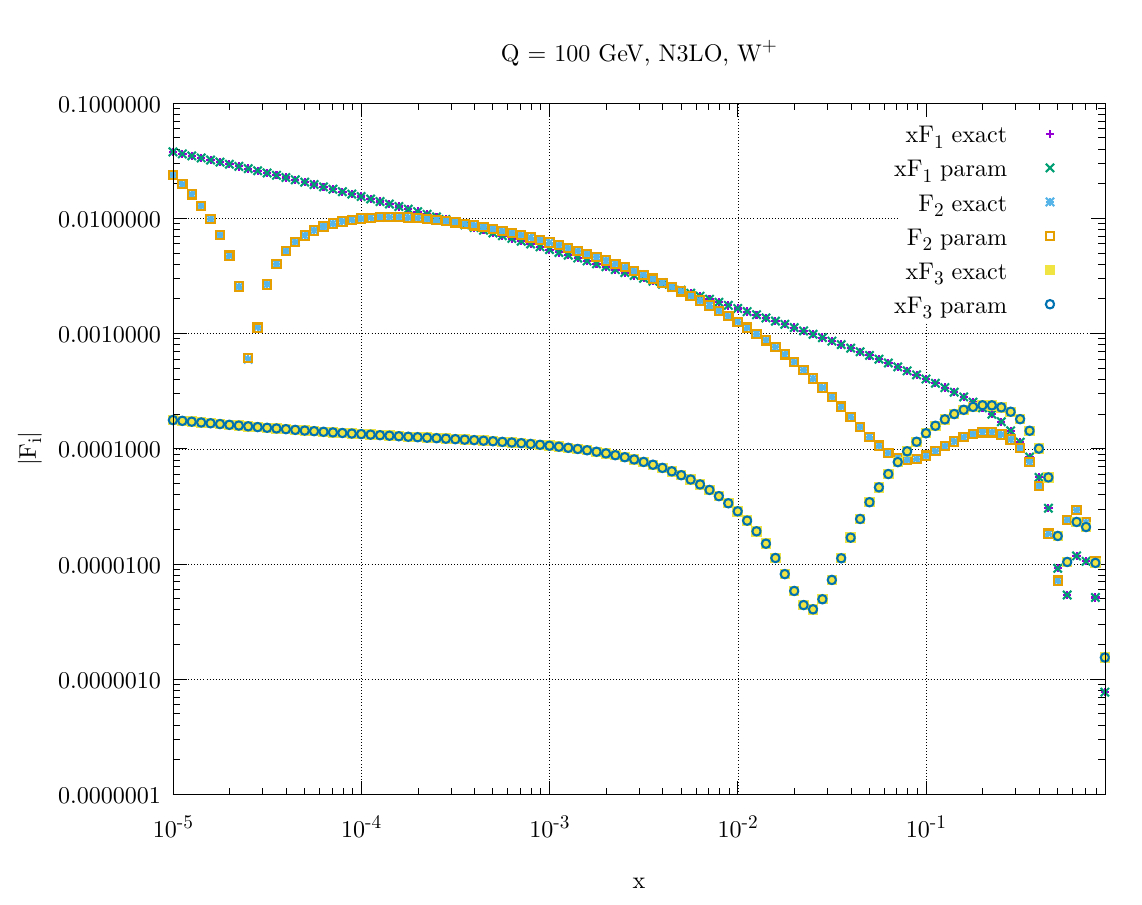

The gnuplot source for this figure:
set terminal pdf enhanced font "Latin Modern Roman,26" size 29cm,23cm
set datafile fortran

set output 'param_vs_exact_paramNS_structure_functions.pdf'
set macros

#linetype 1,  linecolor rgb "dark-violet"  linewidth 1.000 dashtype solid pointtype 1 pointsize default
#linetype 2,  linecolor rgb "#009e73"  linewidth 1.000 dashtype solid pointtype 2 pointsize default
#linetype 3,  linecolor rgb "#56b4e9"  linewidth 1.000 dashtype solid pointtype 3 pointsize default
#linetype 4,  linecolor rgb "#e69f00"  linewidth 1.000 dashtype solid pointtype 4 pointsize default
#linetype 5,  linecolor rgb "#f0e442"  linewidth 1.000 dashtype solid pointtype 5 pointsize default
#linetype 6,  linecolor rgb "#0072b2"  linewidth 1.000 dashtype solid pointtype 6 pointsize default
#linetype 7,  linecolor rgb "#e51e10"  linewidth 1.000 dashtype solid pointtype 7 pointsize default
#linetype 8,  linecolor rgb "black" 

#exact='exact_structure_functions_full_exact_tiny_1d-10.dat'
param='param_structure_functions.dat'
exact='exact_structure_functions_paramNS.dat'

exactparam='<paste '.exact.' '.param

reset
set mxtics
set mytics
set grid
set log x
set log y
set format x "10^{%T}"
ii=1

set key top right

set title 'Q = 100 GeV, N3LO, W^+'
set ylabel '|F_i|'
set xlabel 'x'

plot exact i 0 u 1:($1*abs($8)) lw 3 title 'xF_1 exact',\
     param i 0 u 1:($1*abs($8)) lw 3 title 'xF_1 param',\
     exact i 1 u 1:(abs($8)) lw 3 title    'F_2 exact',\
     param i 1 u 1:(abs($8)) lw 3 title    'F_2 param',\
     exact i 2 u 1:($1*abs($8)) lw 3 title 'xF_3 exact',\
     param i 2 u 1:($1*abs($8)) lw 3 title 'xF_3 param'

reset
set mxtics
set mytics
set grid
set log x
!set log y
set format x "10^{%T}"
ii=1

set key top right

set title 'Q = 100 GeV, N3LO, W^+'
set ylabel 'param/exact'
set xlabel 'x'

set yrange [0.6:1.4]

plot 1 lw 2 lc rgb 'black' notitle,\
     exactparam i 0 u 1:($21/$8) lw 3 title 'F1',\
     exactparam i 1 u 1:($21/$8) lw 3 title 'F2',\
     exactparam i 2 u 1:($21/$8) lw 3 title 'F3'

reset
set mxtics
set mytics
set grid
set log x
!set log y
set format x "10^{%T}"
ii=1

set key top right

set title 'Q = 100 GeV, LO+NLO+NNLO+N3LO, W^+'
set ylabel 'param/exact'
set xlabel 'x'

set yrange [0.9999:1.0001]

plot 1 lw 2 lc rgb 'black' notitle,\
     exactparam i 0 u 1:(($15+$17+$19+$21)/($2+$4+$6+$8)) lw 3 title 'F1',\
     exactparam i 1 u 1:(($15+$17+$19+$21)/($2+$4+$6+$8)) lw 3 title 'F2',\
     exactparam i 2 u 1:(($15+$17+$19+$21)/($2+$4+$6+$8)) lw 3 title 'F3'

reset
set mxtics
set mytics
set grid
set log x
set log y
set format x "10^{%T}"
ii=1

set key top right

set title 'Q = 100 GeV, N3LO, W^-'
set ylabel '|F_i|'
set xlabel 'x'

plot exact i 0 u 1:($1*abs($9)) lw 3 title 'xF_1 exact',\
     param i 0 u 1:($1*abs($9)) lw 3 title 'xF_1 param',\
     exact i 1 u 1:(abs($9)) lw 3 title    'F_2 exact',\
     param i 1 u 1:(abs($9)) lw 3 title    'F_2 param',\
     exact i 2 u 1:($1*abs($9)) lw 3 title 'xF_3 exact',\
     param i 2 u 1:($1*abs($9)) lw 3 title 'xF_3 param'

reset
set mxtics
set mytics
set grid
set log x
!set log y
set format x "10^{%T}"
ii=1

set key top right

set title 'Q = 100 GeV, N3LO, W^-'
set ylabel 'param/exact'
set xlabel 'x'

set yrange [0.6:1.4]

plot 1 lw 2 lc rgb 'black' notitle,\
     exactparam i 0 u 1:($22/$9) lw 3 title 'F1',\
     exactparam i 1 u 1:($22/$9) lw 3 title 'F2',\
     exactparam i 2 u 1:($22/$9) lw 3 title 'F3'

reset
set mxtics
set mytics
set grid
set log x
!set log y
set format x "10^{%T}"
ii=1

set key top right

set title 'Q = 100 GeV, LO+NLO+NNLO+N3LO, W^-'
set ylabel 'param/exact'
set xlabel 'x'

set yrange [0.9999:1.0001]

plot 1 lw 2 lc rgb 'black' notitle,\
     exactparam i 0 u 1:(($16+$18+$20+$22)/($3+$5+$7+$9)) lw 3 title 'F1',\
     exactparam i 1 u 1:(($16+$18+$20+$22)/($3+$5+$7+$9)) lw 3 title 'F2',\
     exactparam i 2 u 1:(($16+$18+$20+$22)/($3+$5+$7+$9)) lw 3 title 'F3'

reset
set mxtics
set mytics
set grid
set log x
set log y
set format x "10^{%T}"
ii=1

set key top right

set title 'Q = 100 GeV, N3LO, Z'
set ylabel '|F_i|'
set xlabel 'x'

plot exact i 0 u 1:($1*abs($13)) lw 3 title 'xF_1 exact',\
     param i 0 u 1:($1*abs($13)) lw 3 title 'xF_1 param',\
     exact i 1 u 1:(abs($13)) lw 3 title    'F_2 exact',\
     param i 1 u 1:(abs($13)) lw 3 title    'F_2 param',\
     exact i 2 u 1:($1*abs($13)) lw 3 title 'xF_3 exact',\
     param i 2 u 1:($1*abs($13)) lw 3 title 'xF_3 param'

reset
set mxtics
set mytics
set grid
set log x
!set log y
set format x "10^{%T}"
ii=1

set key top right

set title 'Q = 100 GeV, N3LO, Z'
set ylabel 'param/exact'
set xlabel 'x'

set yrange [0.6:1.4]

plot 1 lw 2 lc rgb 'black' notitle,\
     exactparam i 0 u 1:($26/$13) lw 3 title 'F1',\
     exactparam i 1 u 1:($26/$13) lw 3 title 'F2',\
     exactparam i 2 u 1:($26/$13) lw 3 title 'F3'



reset
set mxtics
set mytics
set grid
set log x
!set log y
set format x "10^{%T}"
ii=1

set key top right

set title 'Q = 100 GeV, LO+NLO+NNLO+N3LO, Z'
set ylabel 'param/exact'
set xlabel 'x'

set yrange [0.9999:1.0001]

plot 1 lw 2 lc rgb 'black' notitle,\
     exactparam i 0 u 1:(($23+$24+$25+$26)/($10+$11+$12+$13)) lw 3 title 'F1',\
     exactparam i 1 u 1:(($23+$24+$25+$26)/($10+$11+$12+$13)) lw 3 title 'F2',\
     exactparam i 2 u 1:(($23+$24+$25+$26)/($10+$11+$12+$13)) lw 3 title 'F3'
set output